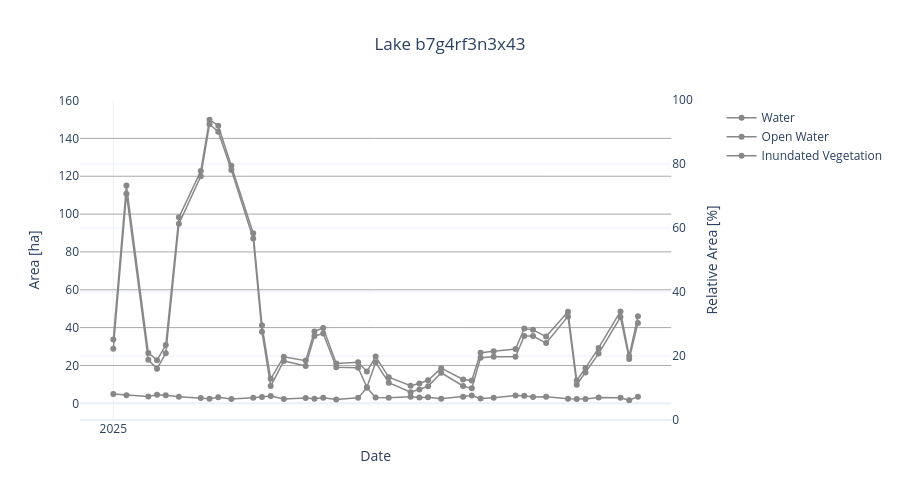

Notebook source saved alongside this figure:
### Code cell
dataset_daily.plot_timeseries_interactive(object_id=lake_id)
